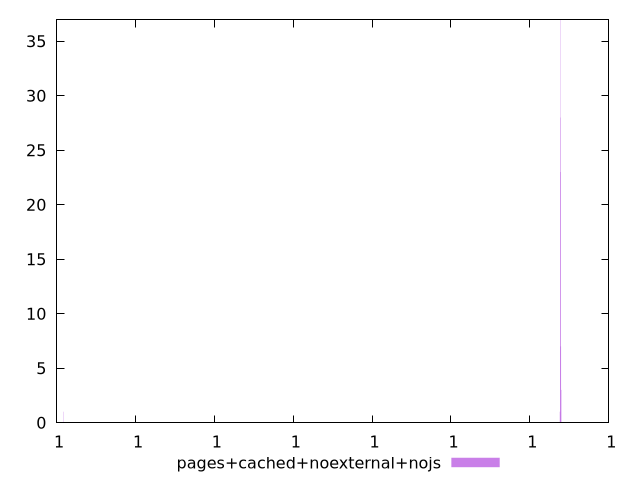

Write the gnuplot code that produced this figure.
$_pagesCachedNoexternalNojs <<EOF
0.9999999999980778 28
0.9999999999968178 1
0.9999999999980771 37
0.999999999998079 3
0.9999999999980765 23
0.9999999999980783 7
0.999999999998076 1
EOF
set key outside below
set terminal pngcairo
set output "report_00005_2020-11-02T22-26-11.212Z/total-byte-weight/pages+cached+noexternal+nojs//hist.png"
set yrange [0:37]
set boxwidth 6.043359990486103e-16
set style fill transparent solid 0.5 noborder
plot $_pagesCachedNoexternalNojs title "pages+cached+noexternal+nojs" with boxes ,
